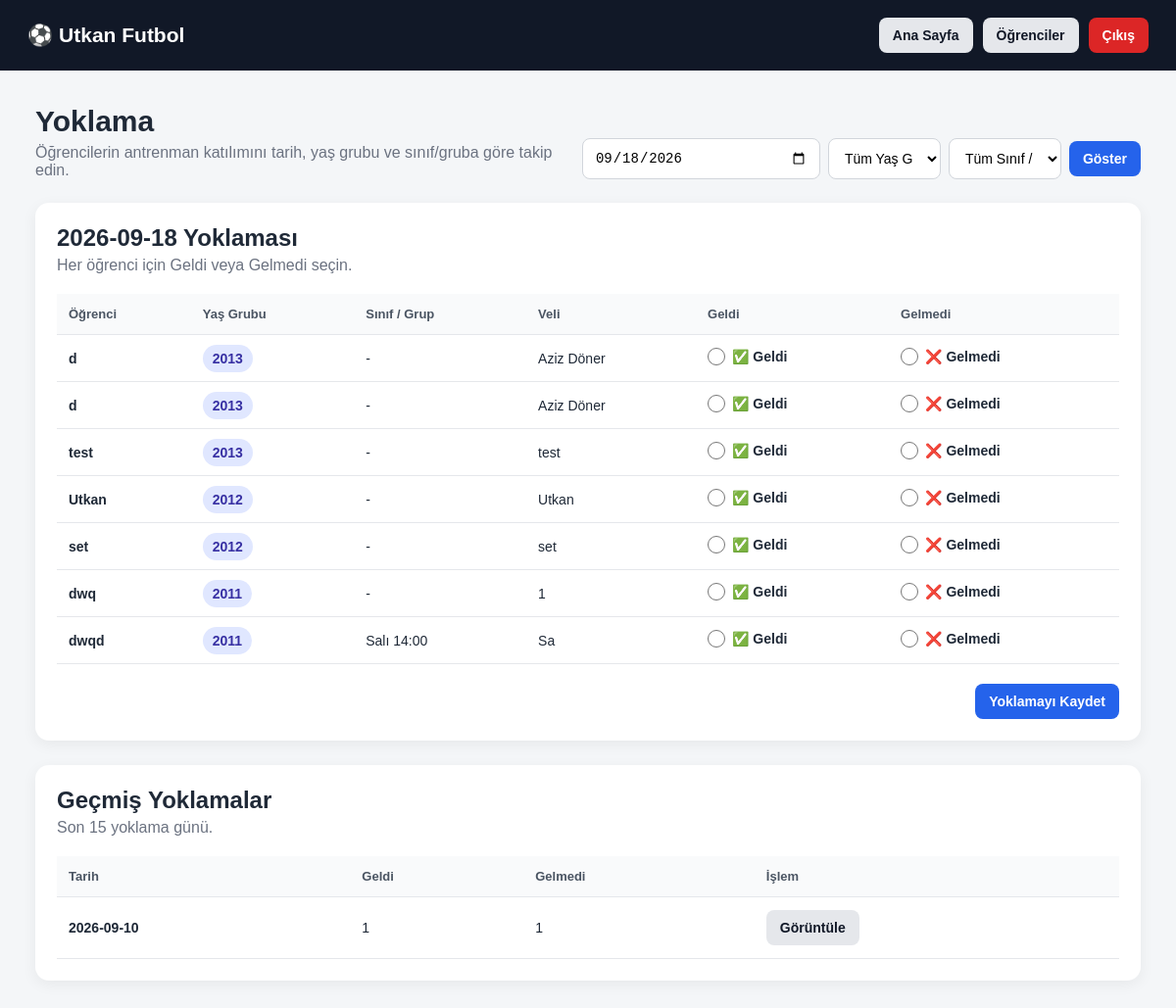
The page /attendance (signed in) on the database its author committed.
### tables this page shows
CREATE TABLE schools (
            id INTEGER PRIMARY KEY AUTOINCREMENT,
            name TEXT NOT NULL,
            username TEXT NOT NULL UNIQUE,
            password_hash TEXT NOT NULL,
            active INTEGER DEFAULT 1,
            created_at TEXT
        , finance_privacy_enabled INTEGER DEFAULT 0, finance_pin_hash TEXT);

CREATE TABLE students (
            id INTEGER PRIMARY KEY AUTOINCREMENT,
            school_id INTEGER NOT NULL,
            name TEXT NOT NULL,
            birth_year INTEGER NOT NULL,
            parent_name TEXT,
            phone TEXT,
            monthly_fee REAL DEFAULT 0,
            active INTEGER DEFAULT 1,
            notes TEXT,
            created_at TEXT, class_group TEXT,
            FOREIGN KEY (school_id)
                REFERENCES schools(id)
                ON DELETE CASCADE
        );

CREATE TABLE attendance (
            id INTEGER PRIMARY KEY AUTOINCREMENT,
            student_id INTEGER NOT NULL,
            attendance_date TEXT NOT NULL,
            present INTEGER DEFAULT 0,
            created_at TEXT,
            FOREIGN KEY (student_id)
                REFERENCES students(id)
                ON DELETE CASCADE,
            UNIQUE(student_id, attendance_date)
        );

### app.py (the view, shortened to what this page needs)
@app.route("/attendance", methods=["GET", "POST"])
def attendance():
    if not school_logged_in():
        return redirect(url_for("login"))
    school_id = session["school_id"]
    selected_date = request.args.get(
        "date",
        datetime.now().strftime("%Y-%m-%d")
    )
    selected_birth_year = request.args.get(
        "birth_year",
        ""
    ).strip()
    selected_class_group = request.args.get(
        "class_group",
        ""
    ).strip()
    conn = get_db()
    query = """
        SELECT
            s.*,
            a.present AS present,
            CASE
                WHEN a.id IS NULL THEN 0
                ELSE 1
            END AS attendance_saved
        FROM students s
        LEFT JOIN attendance a
            ON a.student_id = s.id
            AND a.attendance_date = ?
        WHERE s.school_id = ?
        AND s.active = 1
    """
    params = [
        selected_date,
        school_id
    ]
    if selected_birth_year:
        query += " AND s.birth_year = ?"
        params.append(selected_birth_year)
    if selected_class_group:
        query += " AND s.class_group = ?"
        params.append(selected_class_group)
    query += """
        ORDER BY
            s.birth_year DESC,
            COALESCE(s.class_group, '') ASC,
            s.name ASC
    """
    student_list = conn.execute(
        query,
        params
    ).fetchall()
    birth_years = conn.execute("""
        SELECT DISTINCT birth_year
        FROM students
        WHERE school_id = ?
        AND active = 1
        ORDER BY birth_year DESC
    """, (
        school_id,
    )).fetchall()
    class_groups = conn.execute("""
        SELECT DISTINCT class_group
        FROM students
        WHERE school_id = ?
        AND active = 1
        AND class_group IS NOT NULL
        AND TRIM(class_group) != ''
        ORDER BY class_group ASC
    """, (
        school_id,
    )).fetchall()
    history = conn.execute("""
        SELECT
            a.attendance_date,
            SUM(
                CASE
                    WHEN a.present = 1 THEN 1
                    ELSE 0
                END
            ) AS present_count,
            SUM(
                CASE
                    WHEN a.present = 0 THEN 1
                    ELSE 0
                END
            ) AS absent_count
        FROM attendance a
        JOIN students s
            ON s.id = a.student_id
        WHERE s.school_id = ?
        GROUP BY a.attendance_date
        ORDER BY a.attendance_date DESC
        LIMIT 15
    """, (
        school_id,
    )).fetchall()
    conn.close()
    return render_template(
        "attendance.html",
        students=student_list,
        selected_date=selected_date,
        selected_birth_year=selected_birth_year,
        selected_class_group=selected_class_group,
        birth_years=birth_years,
        class_groups=class_groups,
        history=history,
        finance_privacy_enabled=finance_is_required(school_id),
        finance_visible=finance_can_view(school_id)
    )

### app.py (called while the page is built)
def get_db():
    conn = sqlite3.connect(DB_NAME)
    conn.row_factory = sqlite3.Row
    conn.execute("PRAGMA foreign_keys = ON")
    return conn

def school_logged_in():
    return (
        session.get("logged_in")
        and session.get("role") == "school"
        and session.get("school_id")
    )

def get_school_finance_settings(school_id):
    conn = get_db()
    row = conn.execute("""
        SELECT
            finance_privacy_enabled,
            finance_pin_hash
        FROM schools
        WHERE id = ?
    """, (school_id,)).fetchone()
    conn.close()
    return row

def finance_is_required(school_id):
    settings = get_school_finance_settings(school_id)
    return bool(
        settings
        and settings["finance_privacy_enabled"]
    )

def finance_is_unlocked():
    return (
        session.get("finance_unlocked") is True
        and session.get("finance_unlocked_school_id")
        == session.get("school_id")
    )

def finance_can_view(school_id):
    return (
        not finance_is_required(school_id)
        or finance_is_unlocked()
    )

### templates/attendance.html (shortened to what this page needs)
<!DOCTYPE html>
<html lang="tr">
<head>
    <link rel="stylesheet" href="{{ url_for('static', filename='style.css') }}">
</head>
<body>
<header class="topbar">
    <div>
        <h2>⚽ {{ session.school_name or "Futbol Okulu Paneli" }}</h2>
    </div>
    <div class="top-actions">
        <a href="{{ url_for('dashboard') }}" class="btn">Ana Sayfa</a>
        <a href="{{ url_for('students') }}" class="btn">Öğrenciler</a>
        <a href="{{ url_for('logout') }}" class="btn danger">Çıkış</a>
    </div>
</header>
<main class="container">
    <div class="dashboard-heading">
        <div>
            <h1>Yoklama</h1>
            <p>Öğrencilerin antrenman katılımını tarih, yaş grubu ve sınıf/gruba göre takip edin.</p>
        </div>
        <form method="GET" class="compact-period-form">
            <input
                type="date"
                name="date"
                value="{{ selected_date }}"
            >
            <select name="birth_year">
                <option value="">Tüm Yaş Grupları</option>
            </select>
            <select name="class_group">
                <option value="">Tüm Sınıf / Gruplar</option>
            </select>
            <button type="submit" class="btn primary">
                Göster
            </button>
        </form>
    </div>
    <section class="panel-section">
        <div class="section-header">
            <div>
                <h2>
                    {{ selected_date }} Yoklaması
                </h2>
                <p>Her öğrenci için Geldi veya Gelmedi seçin.</p>
            </div>
        </div>
        {% if students %}
        <form method="POST">
            <div class="table-wrapper">
                <table>
                    <thead>
                        <tr>
                            <th>Öğrenci</th>
                            <th>Yaş Grubu</th>
                            <th>Sınıf / Grup</th>
                            <th>Veli</th>
                            <th>Geldi</th>
                            <th>Gelmedi</th>
                        </tr>
                    </thead>
                    <tbody>
                    {% for student in students %}
                        <tr>
                            <td>
                                <strong>{{ student.name }}</strong>
                            </td>
                            <td>
                                <span class="badge">
                                    {{ student.birth_year }}
                                </span>
                            </td>
                            <td>
                                {{ student.class_group or "-" }}
                            </td>
                            <td>
                                {{ student.parent_name or "-" }}
                            </td>
                            <td>
                                <label class="attendance-option present-option">
                                    <input
                                        type="radio"
                                        name="attendance_{{ student.id }}"
                                        value="present"
                                    >
                                    <span>✅ Geldi</span>
                                </label>
                            </td>
                            <td>
                                <label class="attendance-option absent-option">
                                    <input
                                        type="radio"
                                        name="attendance_{{ student.id }}"
                                        value="absent"
                                    >
                                    <span>❌ Gelmedi</span>
                                </label>
                            </td>
                        </tr>
                    {% endfor %}
                    </tbody>
                </table>
            </div>
            <div class="attendance-save">
                <button type="submit" class="btn primary">
                    Yoklamayı Kaydet
                </button>
            </div>
        </form>
        {% else %}
        <div class="empty-state">
            Bu filtrelere uygun aktif öğrenci bulunmuyor.
        </div>
        {% endif %}
    </section>
    <section class="panel-section attendance-history">
        <div class="section-header">
            <div>
                <h2>Geçmiş Yoklamalar</h2>
                <p>Son 15 yoklama günü.</p>
            </div>
        </div>
        {% if history %}
        <div class="table-wrapper">
            <table>
                <thead>
                    <tr>
                        <th>Tarih</th>
                        <th>Geldi</th>
                        <th>Gelmedi</th>
                        <th>İşlem</th>
                    </tr>
                </thead>
                <tbody>
                {% for item in history %}
                    <tr>
                        <td>
                            <strong>{{ item.attendance_date }}</strong>
                        </td>
                        <td>
                            {{ item.present_count }}
                        </td>
                        <td>
                            {{ item.absent_count }}
                        </td>
                        <td>
                            <a
                                href="{{ url_for(
                                    'attendance',
                                    date=item.attendance_date,
                                    birth_year=selected_birth_year,
                                    class_group=selected_class_group
                                ) }}"
                                class="btn"
                            >
                                Görüntüle
                            </a>
                        </td>
                    </tr>
                {% endfor %}
                </tbody>
            </table>
        </div>
        {% else %}
        <div class="empty-state">
            Henüz yoklama kaydı bulunmuyor.
        </div>
        {% endif %}
    </section>
</main>
</body>
</html>

### static/style.css (style rules this page uses)
* { box-sizing: border-box; margin: 0; padding: 0; }
body { font-family: Arial, Helvetica, sans-serif; background: #f4f6f8; color: #1f2937; }
a { text-decoration: none; }
.topbar { background: #111827; color: white; padding: 18px 28px; display: flex; align-items: center; justify-content: space-between; gap: 20px; flex-wrap: wrap; }
.topbar h2 { font-size: 21px; }
.top-actions { display: flex; gap: 10px; flex-wrap: wrap; }
.container { width: min(1200px, 94%); margin: 35px auto; }
.btn { border: none; cursor: pointer; display: inline-flex; align-items: center; justify-content: center; padding: 10px 14px; border-radius: 8px; background: #e5e7eb; color: #111827; font-size: 14px; font-weight: 600; transition: 0.2s; }
.btn.primary { background: #2563eb; color: white; }
.btn.danger { background: #dc2626; color: white; }
.panel-section { background: white; border-radius: 14px; padding: 22px; box-shadow: 0 4px 15px rgba(0, 0, 0, 0.06); }
.section-header { display: flex; justify-content: space-between; align-items: center; gap: 15px; margin-bottom: 20px; }
.section-header h2 { margin-bottom: 5px; }
.section-header p { color: #6b7280; }
.table-wrapper { overflow-x: auto; }
table { width: 100%; border-collapse: collapse; }
th, td { padding: 13px 12px; border-bottom: 1px solid #e5e7eb; text-align: left; white-space: nowrap; }
th { background: #f9fafb; font-size: 13px; color: #4b5563; }
td { font-size: 14px; }
input, select, textarea { width: 100%; padding: 11px 12px; border: 1px solid #d1d5db; border-radius: 8px; outline: none; font-size: 14px; background: white; }
.badge { background: #e0e7ff; color: #3730a3; padding: 6px 10px; border-radius: 20px; font-weight: 700; }
.dashboard-heading { display: flex; justify-content: space-between; align-items: flex-end; gap: 20px; margin-bottom: 24px; }
.dashboard-heading h1 { font-size: 30px; margin-bottom: 6px; }
.dashboard-heading p { color: #6b7280; }
.compact-period-form { display: flex; gap: 8px; align-items: center; }
.compact-period-form select { width: auto; min-width: 115px; }
.attendance-save { display: flex; justify-content: flex-end; margin-top: 20px; }
.attendance-history { margin-top: 25px; }
.attendance-option { display: inline-flex; align-items: center; gap: 7px; cursor: pointer; font-weight: 600; white-space: nowrap; }
.attendance-option input[type="radio"] { width: 18px; height: 18px; cursor: pointer; }
.present-option span, .absent-option span { font-size: 14px; }

### rows shown on the page
schools: name "Utkan Futbol"
students: name "d", birth_year "2013", class_group "-", parent_name "Aziz Döner"
students: name "d", birth_year "2013", class_group "-", parent_name "Aziz Döner"
students: name "test", birth_year "2013", class_group "-", parent_name "test"
students: name "Utkan", birth_year "2012", class_group "-", parent_name "Utkan"
students: name "set", birth_year "2012", class_group "-", parent_name "set"
students: name "dwq", birth_year "2011", class_group "-", parent_name "1"
students: name "dwqd", birth_year "2011", class_group "Salı 14:00", parent_name "Sa"
attendance: attendance_date "2026-09-10", present_count "1", absent_count "1"

### other values the page prints
{{ selected_date }} "2026-09-18"
